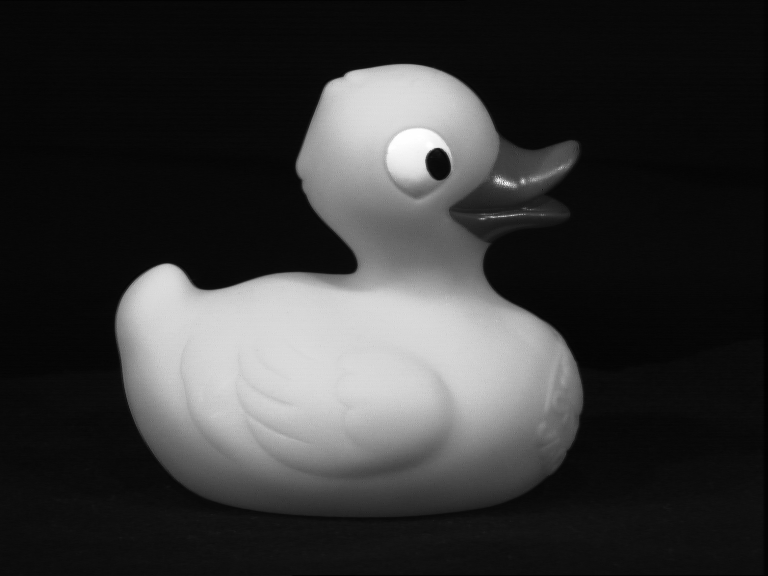
#> input picture 1.PNG, 768 x 576 px
$ python Q6_final.py
#> lines starting #> are read from the running program, lines starting #| are printed output that depends on the picture; after the words box and inside, x2 and y2 are one past the last pixel; in counts of white or black regions, pixels touching at a corner belong together
import numpy as np
from skimage.morphology import medial_axis
from skimage.util import invert
from PIL import Image
import matplotlib.pyplot as plt
import os

# Paths
image_paths = [
    "../1.PNG",
    "../2.PNG",
    "../3.PNG",
    "../4.PNG",
    "../5.PNG",
    "../6.PNG",
    "../7.PNG",
    "../8.PNG",
    "../9.PNG",
    "../10.PNG",
]
output_dir = "medial_axis_output"

# Process images and compute medial axis
for image_path in image_paths:
    # Load the image
    image = Image.open(image_path).convert('L')
#> image is the input picture: PIL image 768x576 L; min 0, max 255, mean 53.9
    binary_image = (np.array(image) > 23).astype(int)  # Convert to binary (thresholding)
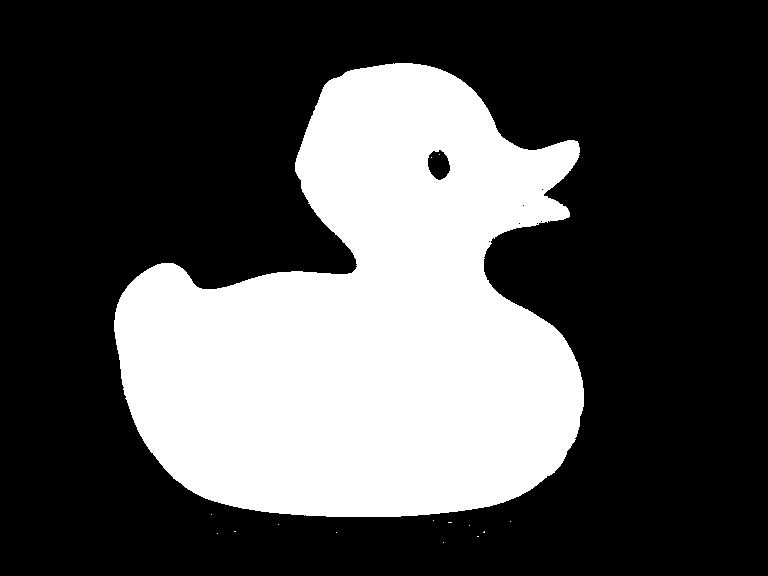
#> binary_image: shape (576, 768) int64; values 0 (black) and 1 (white), 31.4% white; 15 white regions (14 under 20 px), largest, box (x1, y1, x2, y2) and area: (114, 63, 584, 517) 138701

    # Compute medial axis
    binary_image = binary_image.astype(bool)

    # Compute medial axis
    medial_axis_image, _ = medial_axis(binary_image, return_distance=True)
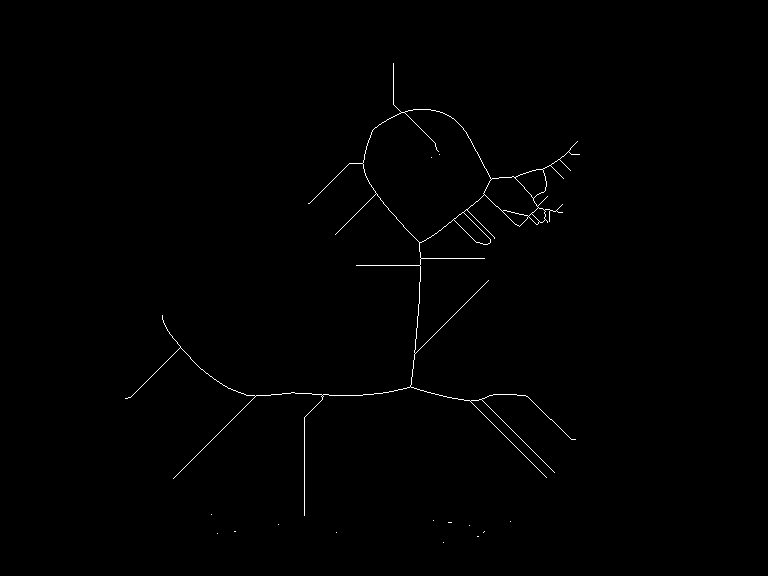
#> medial_axis_image: shape (576, 768) bool; 0.49% white in thin lines or dots, all inside (x1, y1, x2, y2) = (125, 63, 580, 543)

    # Plot and save original image and medial axis side by side
    image_name = image_path.split('/')[-1].split('.')[0]  # Extract image name without extension
    output_path = os.path.join(output_dir, f"{image_name}_medial_axis.png")

    fig, axes = plt.subplots(1, 2, figsize=(10, 5))
    axes[0].imshow(binary_image, cmap='gray')
    axes[0].set_title("Original Image")
    axes[0].axis('off')

    axes[1].imshow(medial_axis_image, cmap='gray')
    axes[1].set_title("Medial Axis")
    axes[1].axis('off')

    plt.tight_layout()
    plt.savefig(output_path)
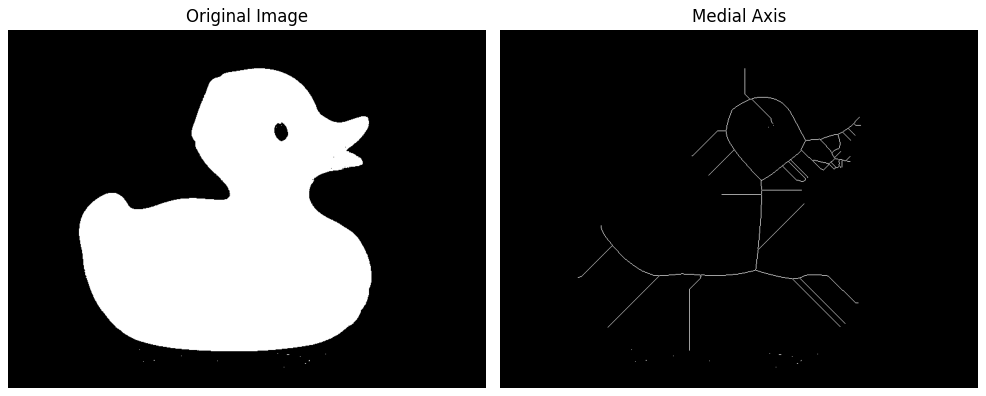
#> figure drawn by matplotlib, 2 panels
    plt.close()
    print(f"Medial axis for {image_name} saved to {output_path}")
#> pass 2 of the loop `for image_path in image_paths:`:
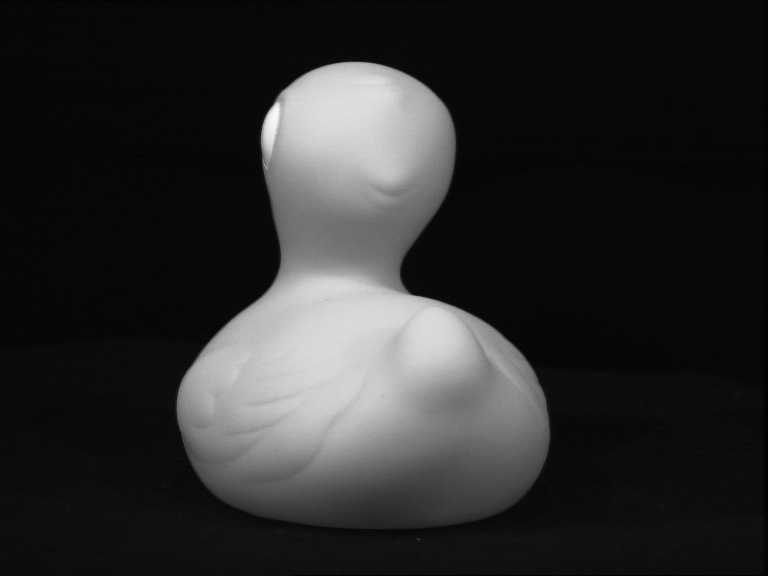
#> input picture 2.PNG, 768 x 576 px
#> image is the input picture: PIL image 768x576 L; min 1, max 249, mean 43.7
#> `binary_image = (np.array(image) > 23).astype(int)`:
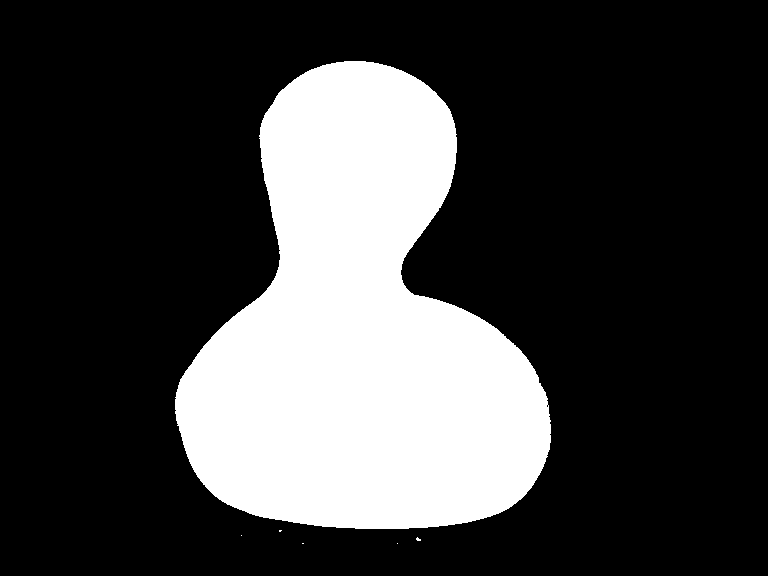
#> binary_image: shape (576, 768) int64; values 0 (black) and 1 (white), 25% white; 6 white regions (5 under 20 px), largest, box (x1, y1, x2, y2) and area: (175, 61, 551, 529) 110634
#> medial_axis_image: shape (576, 768) bool; 0.33% white in thin lines or dots, all inside (x1, y1, x2, y2) = (175, 134, 549, 544)
#> `plt.savefig(output_path)`:
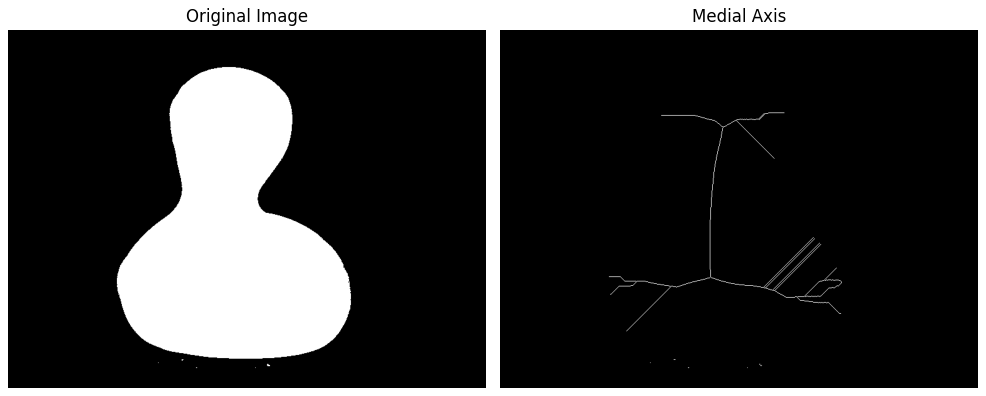
#> figure drawn by matplotlib, 2 panels
#> pass 3 of the loop `for image_path in image_paths:`:
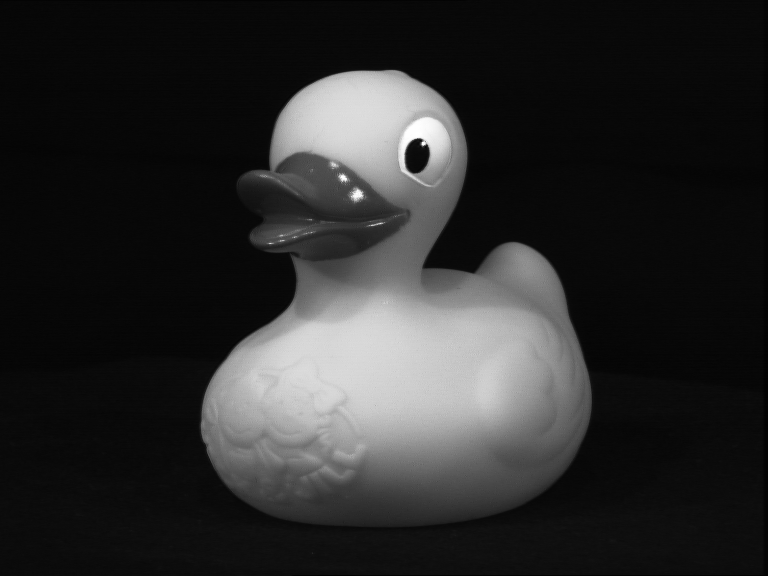
#> input picture 3.PNG, 768 x 576 px
#> image is the input picture: PIL image 768x576 L; min 1, max 255, mean 43.3
#> `binary_image = (np.array(image) > 23).astype(int)`:
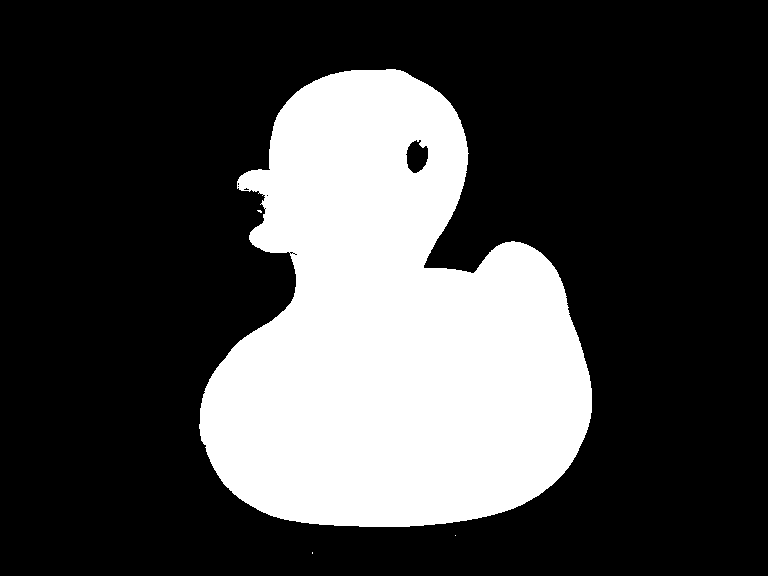
#> binary_image: shape (576, 768) int64; values 0 (black) and 1 (white), 27.3% white; 4 white regions (3 under 20 px), largest, box (x1, y1, x2, y2) and area: (199, 69, 592, 527) 120958
#> medial_axis_image: shape (576, 768) bool; 0.45% white in thin lines or dots, all inside (x1, y1, x2, y2) = (204, 109, 570, 554)
#> `plt.savefig(output_path)`:
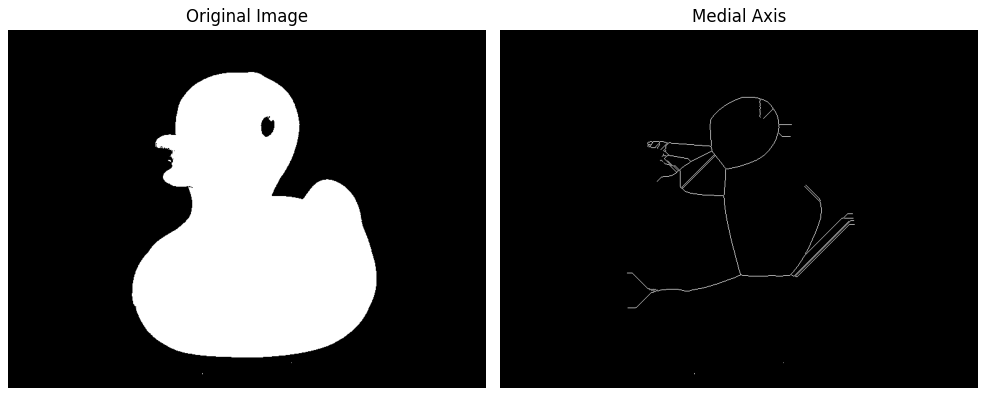
#> figure drawn by matplotlib, 2 panels
#> (the run stopped early here; a loop or call above may not have finished)
